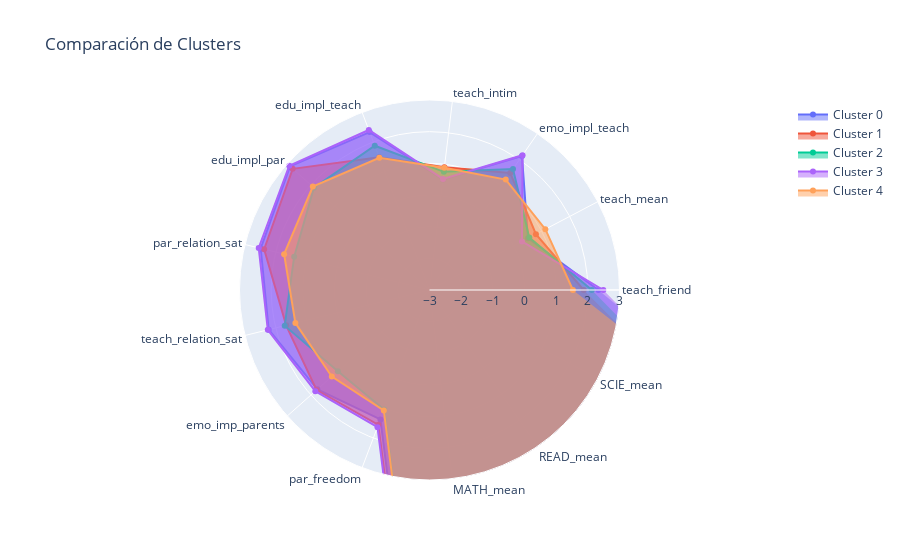

This figure's notebook cell:
### Code cell
""""
# 1. Calcular estadísticas básicas por cluster
cluster_stats = df_imputed.groupby('Cluster').agg({
    'teach_friend': ['mean', 'std', 'min', 'max'],
    'teach_mean': ['mean', 'std', 'min', 'max'],
    'emo_impl_teach': ['mean', 'std', 'min', 'max'],
    'teach_intim': ['mean', 'std', 'min', 'max'],
    'edu_impl_teach': ['mean', 'std', 'min', 'max'],
    'edu_impl_par': ['mean', 'std', 'min', 'max'],
    'par_relation_sat': ['mean', 'std', 'min', 'max'],
    'teach_relation_sat': ['mean', 'std', 'min', 'max'],
    'emo_imp_parents': ['mean', 'std', 'min', 'max'],
    'par_freedom': ['mean', 'std', 'min', 'max'],
    'MATH_mean': ['mean', 'std', 'min', 'max'],
    'READ_mean': ['mean', 'std', 'min', 'max'],
    'SCIE_mean': ['mean', 'std', 'min', 'max']
}).round(2)

# 2. Calcular el tamaño y porcentaje de cada cluster
cluster_sizes = df_imputed['Cluster'].value_counts()
cluster_percentages = (cluster_sizes / len(df_imputed) * 100).round(2)

# 3. Crear un resumen detallado
print("RESUMEN DE CLUSTERS DE ESTUDIANTES")
print("=" * 50)

for cluster in sorted(df_imputed['Cluster'].unique()):
    print(f"\nCLUSTER {cluster}")
    print("-" * 30)
    
    # Tamaño del cluster
    print(f"Tamaño: {cluster_sizes[cluster]} estudiantes ({cluster_percentages[cluster]}%)")
    
    # Características principales
    print("\nCaracterísticas principales:")
    print("-" * 20)
    
    # Obtener los valores de los centroides para este cluster
    cluster_centroid = centroids_df.iloc[cluster]
    
    # Ordenar las variables por su valor en el centroide
    sorted_vars = cluster_centroid.sort_values(ascending=False)
    
    # Mostrar las características más destacadas
    print("Variables más altas:")
    for var, value in sorted_vars.head(3).items():
        print(f"- {var}: {value:.2f}")
    
    print("\nVariables más bajas:")
    for var, value in sorted_vars.tail(3).items():
        print(f"- {var}: {value:.2f}")
    
    # Estadísticas detalladas
    print("\nEstadísticas detalladas:")
    print("-" * 20)
    for var in df_imputed.columns[:-1]:  # excluimos la columna 'Cluster'
        stats = df_imputed[df_imputed['Cluster'] == cluster][var].describe()
        print(f"\n{var}:")
        print(f"  Media: {stats['mean']:.2f}")
        print(f"  Mediana: {stats['50%']:.2f}")
        print(f"  Desviación estándar: {stats['std']:.2f}")
        print(f"  Rango: [{stats['min']:.2f}, {stats['max']:.2f}]")

# 4. Crear un DataFrame con el resumen
cluster_summary = pd.DataFrame({
    'Tamaño': cluster_sizes,
    'Porcentaje': cluster_percentages,
    'teach_friend_mean': df_imputed.groupby('Cluster')['teach_friend'].mean(),
    'teach_mean_mean': df_imputed.groupby('Cluster')['teach_mean'].mean(),
    'emo_impl_teach_mean': df_imputed.groupby('Cluster')['emo_impl_teach'].mean(),
    'teach_intim_mean': df_imputed.groupby('Cluster')['teach_intim'].mean(),
    'edu_impl_teach_mean': df_imputed.groupby('Cluster')['edu_impl_teach'].mean(),
    'edu_impl_par_mean': df_imputed.groupby('Cluster')['edu_impl_par'].mean(),
    'par_relation_sat_mean': df_imputed.groupby('Cluster')['par_relation_sat'].mean(),
    'teach_relation_sat_mean': df_imputed.groupby('Cluster')['teach_relation_sat'].mean(),
    'emo_imp_parents_mean': df_imputed.groupby('Cluster')['emo_imp_parents'].mean(),
    'par_freedom_mean': df_imputed.groupby('Cluster')['par_freedom'].mean(),
    'MATH_mean_mean': df_imputed.groupby('Cluster')['MATH_mean'].mean(),
    'READ_mean_mean': df_imputed.groupby('Cluster')['READ_mean'].mean(),
    'SCIE_mean_mean': df_imputed.groupby('Cluster')['SCIE_mean'].mean()
}).round(2)

# 5. Guardar el resumen en un archivo CSV
# cluster_summary.to_csv('data/processed/cluster_summary.csv')

# 6. Visualización adicional: Radar plot para comparar clusters
import plotly.graph_objects as go

# Crear el radar plot
fig = go.Figure()

for cluster in sorted(df_imputed['Cluster'].unique()):
    cluster_centroid = centroids_df.iloc[cluster]
    fig.add_trace(go.Scatterpolar(
        r=cluster_centroid.values,
        theta=cluster_centroid.index,
        fill='toself',
        name=f'Cluster {cluster}'
    ))

fig.update_layout(
    polar=dict(
        radialaxis=dict(
            visible=True,
            range=[-3, 3]  # Ajusta según tus datos
        )),
    showlegend=True,
    title="Comparación de Clusters"
)

fig.show()
"""

### Figure 1 — Plotly figure (JSON) as saved in the notebook; plotly's stock layout.template omitted (floating-point values rounded to 4 significant figures)
{"data": [{"fill": "toself", "name": "Cluster 0", "r": [2.333, 0.5109, 2.14, 0.5163, 2.333, 2.886, 2.49, 2.231, 1.73, 1.37, 417.4, 418.7, 424.1], "theta": ["teach_friend", "teach_mean", "emo_impl_teach", "teach_intim", "edu_impl_teach", "edu_impl_par", "par_relation_sat", "teach_relation_sat", "emo_imp_parents", "par_freedom", "MATH_mean", "READ_mean", "SCIE_mean"], "type": "scatterpolar"}, {"fill": "toself", "name": "Cluster 1", "r": [1.868, 0.7953, 1.488, 0.9028, 1.48, 2.771, 2.378, 1.661, 1.764, 1.553, 508.4, 508.5, 515.5], "theta": ["teach_friend", "teach_mean", "emo_impl_teach", "teach_intim", "edu_impl_teach", "edu_impl_par", "par_relation_sat", "teach_relation_sat", "emo_imp_parents", "par_freedom", "MATH_mean", "READ_mean", "SCIE_mean"], "type": "scatterpolar"}, {"fill": "toself", "name": "Cluster 2", "r": [2.126, 0.5594, 1.642, 0.7584, 1.874, 1.872, 1.401, 1.709, 0.8661, 1.034, 517.7, 524.2, 533.8], "theta": ["teach_friend", "teach_mean", "emo_impl_teach", "teach_intim", "edu_impl_teach", "edu_impl_par", "par_relation_sat", "teach_relation_sat", "emo_imp_parents", "par_freedom", "MATH_mean", "READ_mean", "SCIE_mean"], "type": "scatterpolar"}, {"fill": "toself", "name": "Cluster 3", "r": [2.489, 0.298, 2.174, 0.5327, 2.405, 2.916, 2.555, 2.259, 1.818, 1.632, 555.3, 557.6, 565.7], "theta": ["teach_friend", "teach_mean", "emo_impl_teach", "teach_intim", "edu_impl_teach", "edu_impl_par", "par_relation_sat", "teach_relation_sat", "emo_imp_parents", "par_freedom", "MATH_mean", "READ_mean", "SCIE_mean"], "type": "scatterpolar"}, {"fill": "toself", "name": "Cluster 4", "r": [1.529, 1.131, 1.238, 0.8876, 1.466, 1.923, 1.729, 1.361, 1.121, 1.069, 399.2, 387.3, 404.2], "theta": ["teach_friend", "teach_mean", "emo_impl_teach", "teach_intim", "edu_impl_teach", "edu_impl_par", "par_relation_sat", "teach_relation_sat", "emo_imp_parents", "par_freedom", "MATH_mean", "READ_mean", "SCIE_mean"], "type": "scatterpolar"}], "layout": {"polar": {"radialaxis": {"range": [-3, 3], "visible": true}}, "showlegend": true, "title": {"text": "Comparación de Clusters"}}}
